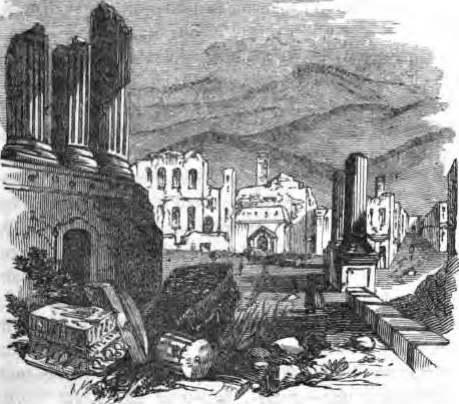
#> input picture ArchiveImages/achristmasandne00parlgoog-318_ex_0.jpg, 459 x 404 px
$ python extract_images.py --image_path ArchiveImages/achristmasandne00parlgoog-318_ex_0.jpg --image_dir ArchiveImages   (Python 2 division)   (older library calls are emulated)
#> lines starting #> are read from the running program, lines starting #| are printed output that depends on the picture; after the words box and inside, x2 and y2 are one past the last pixel; in counts of white or black regions, pixels touching at a corner belong together
#!/usr/bin/python


import argparse
import cv2
import numpy as np
import os
from random import shuffle


# bounds for side length in pixels of image
LOW_BOUND = 100

# threshold for overlap to remove image
OVERLAP_FRACTION = 0.3


class BoundingBox:
    def overlaps(self, abbox):
        diff = LOW_BOUND / 3
        x_condition = self.x1 < abbox.x0 - diff or abbox.x1 < self.x0 - diff
        y_condition = self.y1 < abbox.y0 - diff or abbox.y1 < self.y0 - diff
        if x_condition or y_condition:
            return False
        return True

    def __str__(self):
        return "((%d, %d), (%d, %d))" % (self.x0, self.y0, self.x1, self.y1)

    def __repr__(self):
        return "((%d, %d), (%d, %d))" % (self.x0, self.y0, self.x1, self.y1)

    def slice_image(self, img):
        return img[self.y0:self.y1, self.x0:self.x1]

    def meets_low_bound(self, low_bound):
        x_high = self.x1 - self.x0 > low_bound * 1.5
        y_high = self.y1 - self.y0 > low_bound * 1.5
        x_low = self.x1 - self.x0 > low_bound / 4
        y_low = self.y1 - self.y0 > low_bound / 4
        return (x_high or y_high) and (x_low and y_low)

    def expand_by_bbox(self, abbox):
        self.x0 = min(self.x0, abbox.x0)
        self.y0 = min(self.y0, abbox.y0)
        self.x1 = max(self.x1, abbox.x1)
        self.y1 = max(self.y1, abbox.y1)
        self.area = (self.y1 - self.y0) * (self.x1 - self.x0)

    def __init__(self, x, y, w, h):
        self.x0 = x
        self.y0 = y
        self.x1 = x + w
        self.y1 = y + h
        self.area = w * h


def combine_rectangles(rectangles):
    did_combine = True
    while did_combine:
        did_combine = False
        will_remove = []
        for i in range(len(rectangles)):
            for j in range(i):
                if rectangles[i].overlaps(rectangles[j]):
                    rectangles[j].expand_by_bbox(rectangles[i])
                    did_combine = True
                    will_remove.append(i)
        for index in sorted(list(set(will_remove)), reverse=True):
            rectangles.pop(index)


# [10 lines of commented-out code are left out]


def bounding_boxes_for_image(image_path):
    img = cv2.imread(image_path, 0)

    thresh, bw_img = cv2.threshold(img, 127, 255, cv2.THRESH_BINARY)

    # See: https://stackoverflow.com/questions/25504964/opencv-python-valueerror-too-many-values-to-unpack
    hierarchy, contours, _ = cv2.findContours(bw_img, cv2.RETR_TREE,
                                           cv2.CHAIN_APPROX_SIMPLE)

    rectangles = []
    for cnt in contours:
        x, y, w, h = cv2.boundingRect(cnt)
        # check if (x,y) is top corner--ignore if so (bbox is just img itself)
        if w < LOW_BOUND / 4 or h < LOW_BOUND / 4 or (x == 1 and y == 1):
            continue
        bbox = BoundingBox(x, y, w, h)
        rectangles.append(bbox)

    # top 10 biggest bounding boxes
    rectangles = sorted(rectangles, key=lambda x: x.area, reverse=True)[:10]

    # filter out rectangles that are below the low bound
    # filter out rectangles that are simply image itself
    #rectangles = filter(lambda x: x.meets_low_bound(LOW_BOUND), rectangles)

    # remove_text(rectangles, img)
    # this is a complete hack and relies on fact that for initial HathiTrust
    # data, the first bounding box is the image itself AND there is usually
    # only one image per page (this decent assumption for Parley books)
    # need to return it as array, however, since rest of code expects array

    # ensure there's no index error for this hack
    if len(rectangles) < 2:
        return img, rectangles

    # old return value commented out
    return img, [rectangles[1]] #sorted(rectangles, key=lambda x: x.area, reverse=True)


if __name__ == '__main__':
    parser = argparse.ArgumentParser()
    parser.add_argument('--image_path', type=str, default='')
    parser.add_argument('--image_dir', type=str, default='')
    parser.add_argument('--output_dir', type=str, default='')
    parser.add_argument('--low_bound', type=int, default=250)
    parser.add_argument('--overlap', type=float, default=0.8)
    args = parser.parse_args()

    if not args.image_path and not args.image_dir:
        print('Please provide an image_path or an image_dir')
        exit(1)

    image_paths = []
    prefixes = []
    if args.image_dir:
        filenames = os.listdir(args.image_dir)
        for filename in filenames:
            image_paths.append(os.path.join(args.image_dir, filename))
            prefixes.append(filename.split('.')[0])
    else:
        image_paths.append(args.image_path)
        prefixes.append(args.image_path.split('.')[0])

    LOW_BOUND = args.low_bound
    OVERLAP_FRACTION = args.overlap

    for prefix, image_path in zip(prefixes, image_paths):
        img, bboxes = bounding_boxes_for_image(image_path)
#> in bounding_boxes_for_image, img is the input picture: shape (404, 459); min 1, max 255, mean 144.1
#> in bounding_boxes_for_image, `thresh, bw_img = cv2.threshold(img, 127, 255, cv2.THRESH_BINARY)`:
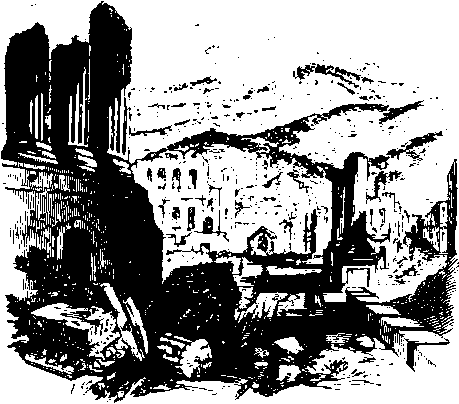
#> bw_img: shape (404, 459); 58.1% white; 543 black regions (484 under 20 px)
#> in bounding_boxes_for_image, `hierarchy, contours, _ = cv2.findContours(bw_img, cv2.RETR_TREE, cv2.C..`: contours = 1441 contours, 1286 with area under 20; largest, box (x1, y1, x2, y2) and area: (0, 0, 459, 404) 184567, (0, 0, 459, 404) 103326, (131, 137, 332, 284) 16884, (31, 303, 120, 360) 1338, (174, 336, 212, 378) 583
#> the loop in bounding_boxes_for_image, `for cnt in contours:` made 1441 passes
#> (x, y, w, h) on passes 4 to 6: (108, 398, 4, 3), (234, 393, 4, 5), (211, 393, 6, 3)
#> after the loop in bounding_boxes_for_image, `for cnt in contours:`: rectangles = 3 items
#> bboxes = 1 item

        print bboxes
#| [((0, 0), (459, 404))]

        for i, large in enumerate(bboxes):
            illustration = large.slice_image(img)

            if not args.output_dir:
                cv2.imshow("illustration %d" % (i), illustration)
                cv2.waitKey(0)
            else:
                outpath = os.path.join(args.output_dir,
                                       "%s_ex_%d.jpg" % (prefix, i))
                print outpath
                cv2.imwrite(outpath, illustration)
#> this loop made 1 pass
#> pass 2 of the loop `for prefix, image_path in zip(prefixes, image_paths):`:
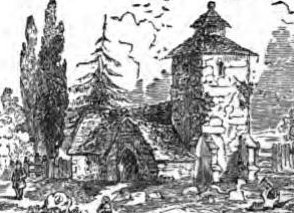
#> input picture ArchiveImages/arleyspresentf00parlgoog-075_ex_0.jpg, 294 x 213 px
#> in bounding_boxes_for_image, img is the input picture: shape (213, 294); min 0, max 255, mean 163.5
#> in bounding_boxes_for_image (call 2), `thresh, bw_img = cv2.threshold(img, 127, 255, cv2.THRESH_BINARY)`:
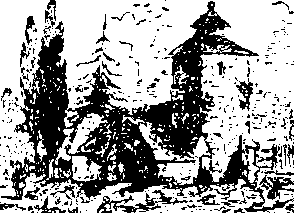
#> bw_img: shape (213, 294); 63.8% white; 373 black regions (326 under 20 px)
#> contours = 723 contours, 633 with area under 20; largest, box (x1, y1, x2, y2) and area: (0, 0, 294, 213) 60156, (0, 0, 294, 213) 22713, (55, 113, 108, 165) 676, (72, 156, 102, 182) 496, (235, 80, 254, 112) 315
#> the loop in bounding_boxes_for_image (call 2), `for cnt in contours:` made 723 passes
#> (x, y, w, h) on passes 5, 9, 11: (55, 210, 4, 3), (99, 209, 5, 4), (45, 208, 1, 1)
#> after the loop in bounding_boxes_for_image (call 2), `for cnt in contours:`: rectangles = 2 items
#| [((0, 0), (294, 213))]
#> the loop `for i, large in enumerate(bboxes):` made 1 pass
            #break # ok problem was here: breaking too early need to discard image itself
